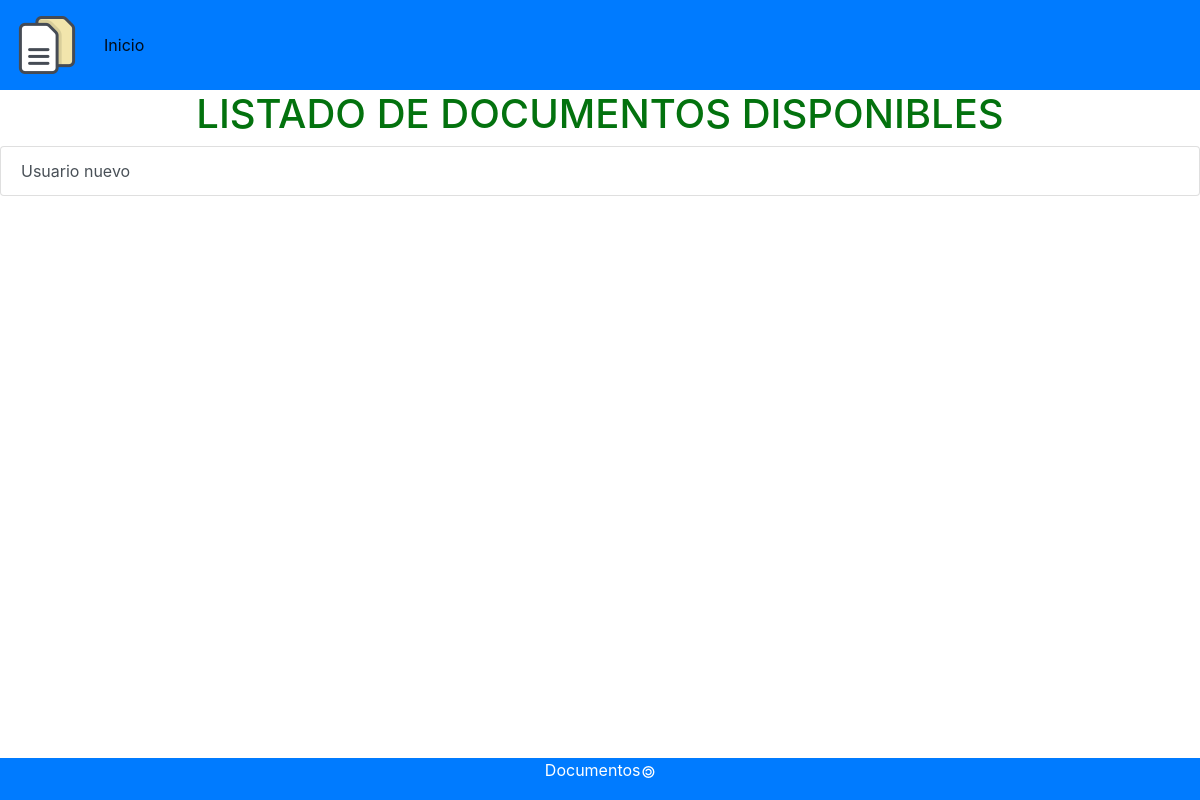
The app's page /, older data.
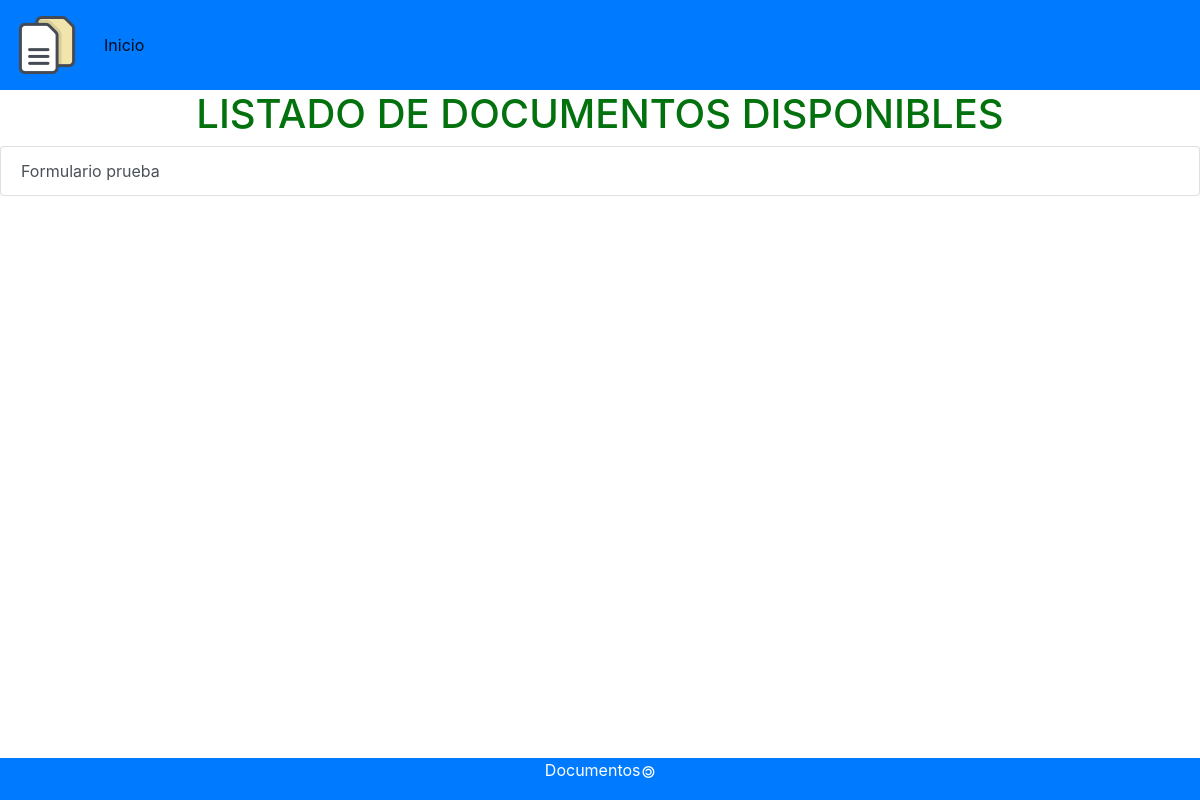
The same page, newer data.
### polls/models.py (models this page shows, shortened)
class GenPdf(models.Model):
    pdf_name = models.CharField(max_length=200)
    origin_pdf = models.FileField(upload_to="polls/upload",
                                  null=True,
                                  verbose_name='file ')
    published = models.BooleanField(default=True, help_text="Publicado")

### polls/views.py (the view)
# urls.py: path('', views.IndexView.as_view(), name='index'),
class IndexView(generic.ListView):
    template_name = 'formulario/pdfs.html'
    context_object_name = 'latest_pdf_list'
    def get_queryset(self):
        return GenPdf.objects.filter(published=True).order_by('pdf_name')

### polls/templates/formulario/pdfs.html (shortened to what this page needs)
<!DOCTYPE html>
<html lang="en">
<head>
</head>
<body>
{% include "formulario/header.html" %}
<h1>Listado de documentos disponibles</h1>
{% if latest_pdf_list %}
    <div class="list-group">
        {% for pdf in latest_pdf_list %}
            {% if pdf.published %}
                <a type="button" class="list-group-item list-group-item-action"  href="{% url 'detail' pdf.id %}">
                    {{ pdf.pdf_name }}
                </a>
            {% endif %}
        {% endfor %}
    </div>
{% else %}
    <p>No hay formulario disponible</p>
{% endif %}
{% include "formulario/footer.html" %}
</body>
</html>

### polls/templates/formulario/header.html (shortened to what this page needs)
<!DOCTYPE html>
<html lang="en">
<head>
    <link rel="stylesheet" href="https://stackpath.bootstrapcdn.com/bootstrap/4.5.0/css/bootstrap.min.css"
>
</head>
<body>
<nav class="navbar navbar-expand-lg navbar-light bg-primary">
    {% load static %}
    <a class="navbar-brand" href="/"><img src="{% static "icono_principal.png" %}"></a>
    <div class="collapse navbar-collapse" id="navbarText">
    <ul class="navbar-nav mr-auto">
      <li class="nav-item active">
        <a class="nav-link" href="/">Inicio</a>
      </li>
    </ul>
  </div>
</nav>
</body>
</html>

### polls/templates/formulario/footer.html (shortened to what this page needs)
<!DOCTYPE html>
<html lang="en">
<head>
</head>
<body>
<div class="footer">
    <p>Documentos<span class="copyleft">&copy;</span></p>
</div>
</body>
</html>

### polls/templates/formulario/pdfs.html (style rules this page uses)
h1 { text-align: center; text-transform: uppercase; color: #03720e; }

### polls/templates/formulario/footer.html (style rules this page uses)
.footer { position: fixed; left: 0; bottom: 0; width: 100%; background-color: #007bff; color: white; text-align: center; }
.copyleft { display: inline-block; transform: rotate(180deg); vertical-align: middle; }

Row changes from the older to the newer data that the page shows:
removed GenPdf: pdf_name "Usuario nuevo"
added GenPdf: pdf_name "Formulario prueba"
